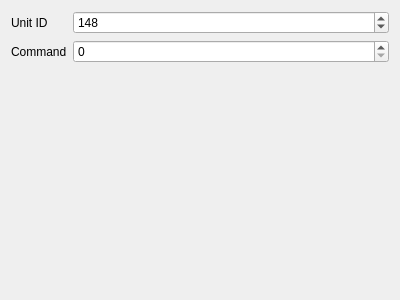
<?xml version="1.0" encoding="UTF-8"?>
<ui version="4.0">
 <class>widgetUdpSender</class>
 <widget class="QWidget" name="widgetUdpSender">
  <property name="geometry">
   <rect>
    <x>0</x>
    <y>0</y>
    <width>400</width>
    <height>300</height>
   </rect>
  </property>
  <property name="windowTitle">
   <string>Sender</string>
  </property>
  <layout class="QVBoxLayout" name="verticalLayout">
   <item>
    <layout class="QFormLayout" name="formLayout">
     <property name="fieldGrowthPolicy">
      <enum>QFormLayout::AllNonFixedFieldsGrow</enum>
     </property>
     <item row="0" column="0">
      <widget class="QLabel" name="label">
       <property name="text">
        <string>Unit ID</string>
       </property>
      </widget>
     </item>
     <item row="0" column="1">
      <widget class="QSpinBox" name="spinID">
       <property name="maximum">
        <number>255</number>
       </property>
       <property name="value">
        <number>148</number>
       </property>
      </widget>
     </item>
     <item row="1" column="0">
      <widget class="QLabel" name="label_2">
       <property name="text">
        <string>Command</string>
       </property>
      </widget>
     </item>
     <item row="1" column="1">
      <widget class="QSpinBox" name="spinCommand">
       <property name="maximum">
        <number>255</number>
       </property>
      </widget>
     </item>
    </layout>
   </item>
  </layout>
 </widget>
 <resources/>
 <connections/>
</ui>
